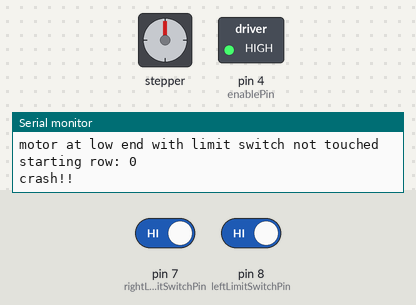
A sketch run on a simulated Arduino Uno, built with avr-gcc and run on an emulated ATmega328P. Parts: stepper motor, switched loads named in the sketch (green lamp = pin HIGH), the last lines printed to the serial monitor. The inputs (shaded band) are chosen by the test bench; at power-on: pin 7 (rightLimitSwitchPin) HIGH, pin 8 (leftLimitSwitchPin) HIGH. Stepper angles assume 200 steps per turn.

Above: at 2.4 s.
2.5 s: pin 7 (rightLimitSwitchPin) driven LOW and pin 8 (leftLimitSwitchPin) driven LOW
At 2.7 s:
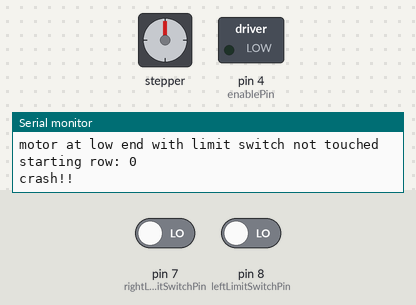
5.5 s: pin 7 (rightLimitSwitchPin) driven HIGH
At 6.7 s:
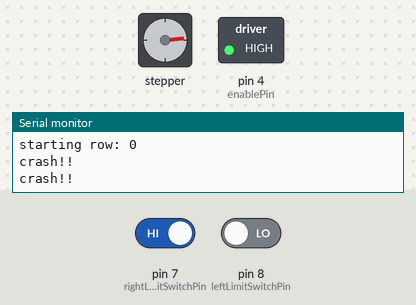
7.0 s: pin 7 (rightLimitSwitchPin) driven LOW
At 7.19 s:
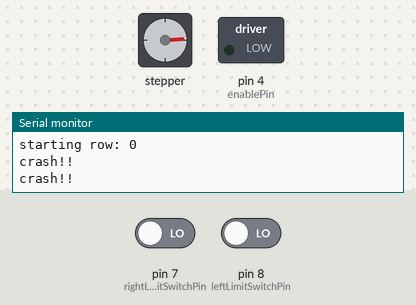
10.0 s: pin 8 (leftLimitSwitchPin) driven HIGH
At 10.4 s:
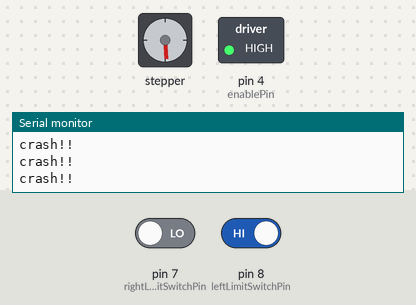
11.5 s: pin 8 (leftLimitSwitchPin) driven LOW
At 12.0 s:
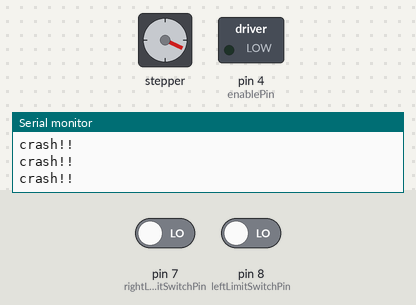
14.5 s: pin 7 (rightLimitSwitchPin) driven HIGH
At 15.0 s:
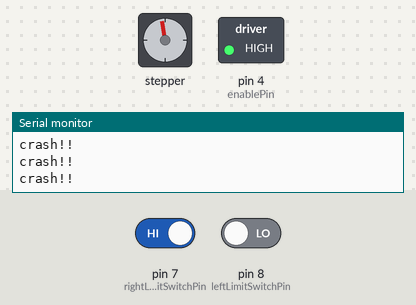
Timing chart, 0 to 17.0 s (numbered marks = the images above; inputs shaded):
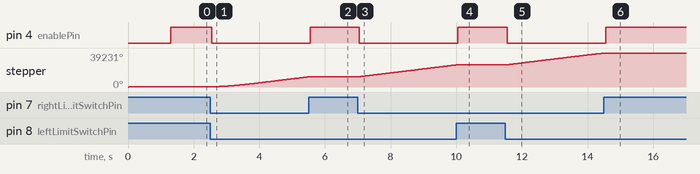

The sketch:

bigKnit.ino
```cpp
#include <AccelStepper.h>
#include <ezButton.h>

#define directionPin 3
#define stepPin 2
#define enablePin 4
#define motorInterfaceType 1

// Define a stepper and the pins it will use
AccelStepper stepper = AccelStepper(motorInterfaceType, stepPin, directionPin); // Defaults to AccelStepper::FULL4WIRE (4 pins) on 2, 3, 4, 5

const int leftLimitSwitchPin = 8;
const int rightLimitSwitchPin = 7;

//placeholders
const int needle_dist = 1;
const int stepper_diameter = 2;
const int steps_per_rev = 200;

ezButton leftLimitSwitch(leftLimitSwitchPin);
ezButton rightLimitSwitch(rightLimitSwitchPin);

struct machineState{
  bool crashed = false;
};
machineState machine;

struct rowState{
  int n = 0;
  bool start = false;
  int steps = 0;
};
rowState row;

struct limitState{
  bool left = false;
  bool right = false;
};

limitState limit;

long initial_homing = -1;
int BedLength = 22000;
int BedStart = 300;
int BedEnd = 22800;

int rugWidth;
int rugLength;

void setup() {
  Serial.begin(115200);

  pinMode(enablePin, OUTPUT);
  digitalWrite(enablePin, LOW);

  leftLimitSwitch.setDebounceTime(50);
  rightLimitSwitch.setDebounceTime(50);

  stepper.setMaxSpeed(2000);
  stepper.setAcceleration(5000);

  fastHome(-1);

  stepper.setMaxSpeed(5000);
  stepper.setAcceleration(5000);

  row.steps = BedEnd;

  row.start = true;

  //getUserValues();
  //calculateValues(10);
}

void loop() {
  leftLimitSwitch.loop();
  rightLimitSwitch.loop();
  knitRowState(1000);
}

void knitRowState(int numRows) {
  limit.left = leftLimitSwitch.getState();
  limit.right = rightLimitSwitch.getState();

  if (row.start){
    Serial.print("starting row: ");
    Serial.println(row.n);
    stepper.moveTo(row.steps);
    row.start = false;
  }

  if(stepper.distanceToGo() == 0){
    if(row.n < numRows){
      row.n ++;
      if(row.n % 2 == 0){
        row.steps = BedStart;
        row.start = true;
        Serial.println(", knitting forwards");
      }else{
        row.steps = BedEnd;
        row.start = true;
        Serial.println(", knitting backwards");
      }
    }
  }

  if (limit.left || limit.right){
    if(!machine.crashed){
      Serial.println("crash!!");
      machine.crashed = true;
      digitalWrite(enablePin,HIGH);
    }
  }else {
    if(machine.crashed){
      machine.crashed = false;
      digitalWrite(enablePin,LOW);
    }
    stepper.run();
  }
}

void fastHome(int direction){

  stepper.moveTo(100000*direction);

  while(rightLimitSwitch.getStateRaw() == LOW) {
    stepper.run();
  }
  stepper.stop(); // Stop as fast as possible
    Serial.println("motor at low end with limit switch touched");  // uncomment for debug

  stepper.moveTo(100*-direction);

  while(rightLimitSwitch.getStateRaw() == LOW) {
    stepper.run();
  }
    stepper.stop(); // Stop as fast as possible
    Serial.println("motor at low end with limit switch not touched"); // uncomment for debug

  stepper.setCurrentPosition(0);
  stepper.setMaxSpeed(10000.0);      // Set Max Speed of Stepper (Faster for regular movements)
  stepper.setAcceleration(10000.0);
  stepper.runToNewPosition(200);

  delay(1000);
}

void home() {

   //  Set Max Speed and Acceleration of each Steppers at startup for homing
  stepper.setMaxSpeed(10000.0);      // Set Max Speed of Stepper (Slower to get better accuracy)
  stepper.setAcceleration(10000.0);  // Set Acceleration of Stepper


// Start Homing procedure of Stepper Motor at startup

  Serial.print("Stepper is Homing . . . . . . . . . . . ");

  while (digitalRead(leftLimitSwitchPin)) {  // Make the Stepper move CCW until the switch is activated
    stepper.moveTo(initial_homing);  // Set the position to move to
    initial_homing ++ ;  // Decrease by 1 for next move if needed
    stepper.run();  // Start moving the stepper
    delay(5);
  }

  stepper.setCurrentPosition(0);  // Set the current position as zero for now
  stepper.setMaxSpeed(100.0);      // Set Max Speed of Stepper (Slower to get better accuracy)
  stepper.setAcceleration(100.0);  // Set Acceleration of Stepper
  initial_homing=1;

  while (!digitalRead(leftLimitSwitchPin)) { // Make the Stepper move CW until the switch is deactivated
    stepper.moveTo(initial_homing);
    stepper.run();
    initial_homing++;
    // delay(5);
  }

  stepper.setCurrentPosition(0);
  Serial.println("Homing Completed");
  Serial.println("");
  stepper.setMaxSpeed(10000.0);      // Set Max Speed of Stepper (Faster for regular movements)
  stepper.setAcceleration(10000.0);
  stepper.runToNewPosition(-200);

  delay(1000);
}

void getUserValues(){
  Serial.println("Enter your desired rug width");
  while(Serial.available() == 0) {}
  rugWidth = readSerial();

  Serial.println("Width: ");
  Serial.println(rugWidth);   // Do something with the value

  Serial.println("Enter your desired rug length");
  while(Serial.available() == 0) {}
  rugLength = readSerial();

  Serial.println("Length: ");
  Serial.println(rugLength);   // Do something with the value

  row.steps = 100*rugLength;

  row.start = true;
}

int readSerial(){
  int val = 0;
  while(1) {        // force into a loop until new line received
    int incomingByte = Serial.read();
    if (incomingByte == '\n') break;   // exit the while(1), we're done receiving
    if (incomingByte == -1) continue;  // if no characters are in the buffer read() returns -1
    val *= 10;  // shift left 1 decimal place
    // convert ASCII to integer, add, and shift left 1 decimal place
    val = ((incomingByte - 48) + val);
  }
  return val;
}

void calculateValues(int rugWidth){
  //program will err on the shorter side of the desired width
  int numNeedles =  (int)(rugWidth/needle_dist)+1;
  double r = stepper_diameter/2.0;
  //can change the buffer distance
  double totalDist = (numNeedles + 1) * needle_dist;
  //double theta = 360.0/STEPS_PER_REV;
  //arc length = (theta/360)*r2pi
  double distPerStep = (1/steps_per_rev)*r*2*3.14159;
  row.steps = totalDist/distPerStep;
}
```

Measured:
- after the input at 2.5 s, pin 4 (enablePin): HIGH → LOW after 0.05 s; stepper: keeps turning clockwise at about 3854°/s, starting after 0.05 s
- after the input at 5.5 s, pin 4 (enablePin): LOW → HIGH after 0.05 s
- after the input at 7.0 s, pin 4 (enablePin): HIGH → LOW after 0.05 s; stepper: keeps turning clockwise at about 4591°/s, starting after 0.05 s
- after the input at 10.0 s, pin 4 (enablePin): LOW → HIGH after 0.05 s; stepper: goes on until 10.1 s, then stays 25736°
- after the input at 11.5 s, pin 4 (enablePin): HIGH → LOW after 0.05 s; stepper: keeps turning clockwise at about 4519°/s, starting after 0.05 s
- after the input at 14.5 s, pin 4 (enablePin): LOW → HIGH after 0.05 s
